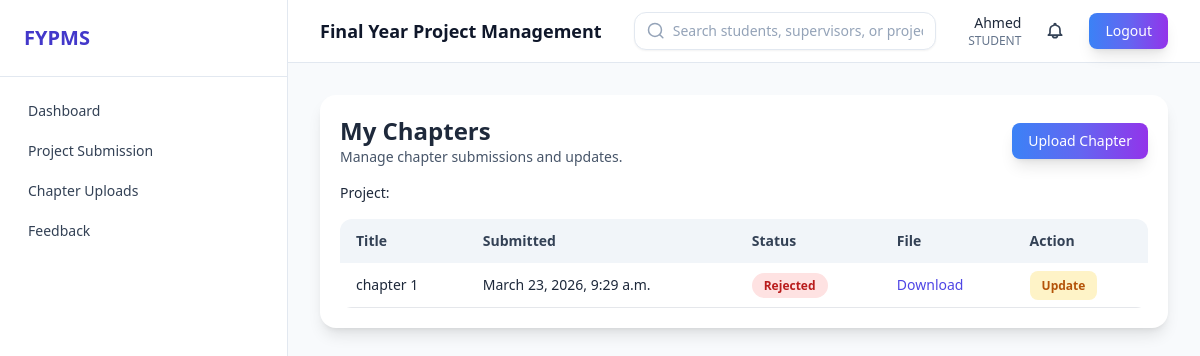
Screenshot of /projects/my-chapters/ (signed in) with the database file from the repository.
### users/models.py (models this page shows, shortened)
class User(AbstractUser):
    class Role(models.TextChoices):
        ADMIN = "ADMIN", "Admin"
        SUPERVISOR = "SUPERVISOR", "Supervisor"
        STUDENT = "STUDENT", "Student"
    role = models.CharField(
        max_length=20,
        choices=Role.choices,
        default=Role.STUDENT,
    )

### projects/models.py (models this page shows, shortened)
class Chapter(models.Model):
    class Status(models.TextChoices):
        PENDING = "PENDING", "Pending"
        REVIEWED = "REVIEWED", "Reviewed"
        APPROVED = "APPROVED", "Approved"
        REJECTED = "REJECTED", "Rejected"
    project = models.ForeignKey(Project, on_delete=models.CASCADE, related_name="chapters")
    title = models.CharField(max_length=255)
    file = models.FileField(
        upload_to="chapters/",
        validators=[FileExtensionValidator(allowed_extensions=["pdf", "doc", "docx"])],
    )
    submission_date = models.DateTimeField(auto_now_add=True)
    status = models.CharField(
        max_length=20,
        choices=Status.choices,
        default=Status.PENDING,
    )

### projects/views.py (the view)
# urls.py: path("my-chapters/", ChapterListView.as_view(), name="student-chapters"),
class ChapterListView(StudentRequiredMixin, ListView):
    template_name = "projects/chapter_list.html"
    context_object_name = "chapters"
    def get_queryset(self):
        project = Project.objects.filter(student=self.request.user).first()
        if not project:
            return Chapter.objects.none()
        return Chapter.objects.filter(project=project).select_related("feedback").order_by("-submission_date")
    def get_context_data(self, **kwargs):
        context = super().get_context_data(**kwargs)
        context["project"] = Project.objects.filter(student=self.request.user).first()
        return context

### users/context_processors.py (called while the page is built)
def unread_notification_count(request):
    user = getattr(request, "user", None)
    if not user or not user.is_authenticated:
        return {"unread_notification_count": 0}
    from projects.models import Notification
    return {
        "unread_notification_count": Notification.objects.filter(user=user, is_read=False).count()
        if user.role in {User.Role.ADMIN, User.Role.SUPERVISOR, User.Role.STUDENT}
        else 0
    }

def unread_notification_preview(request):
    user = getattr(request, "user", None)
    if not user or not user.is_authenticated:
        return {"unread_notifications_nav": []}
    unread_qs = Notification.objects.filter(user=user, is_read=False).order_by("-created_at")[:5]
    return {"unread_notifications_nav": unread_qs}

### users/mixins.py (called while the page is built)
    def test_func(self):
        return self.request.user.role in self.allowed_roles or self.request.user.is_superuser

### templates/projects/chapter_list.html (shortened to what this page needs)
{% extends "base.html" %}
{% block content %}
<div class="rounded-2xl bg-white p-5 shadow-lg">
    <div class="mb-4 flex flex-col gap-3 sm:flex-row sm:items-center sm:justify-between">
        <div>
            <h2 class="text-2xl font-bold">My Chapters</h2>
            <p class="text-sm text-slate-600">Manage chapter submissions and updates.</p>
        </div>
        <a href="{% url 'projects:chapter-create' %}" class="rounded-lg bg-gradient-to-r from-blue-500 via-indigo-500 to-purple-600 px-4 py-2 text-sm font-medium text-white shadow-lg transition-all duration-300 hover:scale-105">Upload Chapter</a>
    </div>
    {% if project %}
        <p class="mb-4 text-sm">Project: </p>
        <div class="overflow-x-auto">
            <table class="min-w-full overflow-hidden rounded-xl text-sm">
                <thead class="bg-slate-100 text-slate-700">
                    <tr>
                        <th class="px-4 py-3 text-left">Title</th><th class="px-4 py-3 text-left">Submitted</th><th class="px-4 py-3 text-left">Status</th><th class="px-4 py-3 text-left">File</th><th class="px-4 py-3 text-left">Action</th>
                    </tr>
                </thead>
                <tbody>
                    {% for chapter in chapters %}
                        <tr class="border-b odd:bg-white even:bg-slate-50 hover:bg-indigo-50">
                            <td class="px-4 py-3">{{ chapter.title }}</td>
                            <td class="px-4 py-3">{{ chapter.submission_date }}</td>
                            <td class="px-4 py-3">
                                {% if chapter.status == "PENDING" %}<span class="rounded-full bg-yellow-100 px-3 py-1 text-xs font-semibold text-yellow-700">Pending</span>
                                {% elif chapter.status == "REVIEWED" %}<span class="rounded-full bg-blue-100 px-3 py-1 text-xs font-semibold text-blue-700">Reviewed</span>
                                {% elif chapter.status == "REJECTED" %}<span class="rounded-full bg-red-100 px-3 py-1 text-xs font-semibold text-red-700">Rejected</span>
                                {% else %}<span class="rounded-full bg-green-100 px-3 py-1 text-xs font-semibold text-green-700">Approved</span>{% endif %}
                            </td>
                            <td class="px-4 py-3"><a class="text-indigo-600 hover:underline" href="{{ chapter.file.url }}">Download</a></td>
                            <td class="px-4 py-3"><a class="rounded-lg bg-amber-100 px-3 py-1.5 text-xs font-semibold text-amber-700 transition hover:bg-amber-200" href="{% url 'projects:chapter-update' chapter.pk %}">Update</a></td>
                        </tr>
                    {% empty %}
                        <tr><td colspan="5" class="px-4 py-8 text-center text-slate-500">No chapters uploaded yet.</td></tr>
                    {% endfor %}
                </tbody>
            </table>
        </div>
    {% else %}
        <div class="rounded-xl border border-dashed border-slate-300 px-4 py-10 text-center text-slate-500">No project found. Create your project first to upload chapters.</div>
    {% endif %}
</div>
{% endblock %}

### templates/partials/navbar.html (shortened to what this page needs)
<header class="sticky top-0 z-30 border-b border-slate-200 bg-white/90 backdrop-blur">
    <div class="flex items-center justify-between px-4 py-3 sm:px-6 lg:px-8">
        <div class="flex items-center gap-3">
            <h1 class="text-lg font-semibold text-slate-900">Final Year Project Management</h1>
        </div>
        <div class="flex flex-1 items-center justify-center px-4 sm:px-6 lg:px-8">
            <div
                id="navbarSearchRoot"
                data-search-url="{% url 'projects:search' %}"
                data-search-ajax-url="{% url 'projects:search-ajax' %}"
                class="w-full max-w-xl"
            >
                <form method="get" action="{% url 'projects:search' %}" class="w-full">
                    <div class="relative">
                        <div class="flex items-center gap-2 rounded-xl border border-slate-200 bg-white px-3 py-2 shadow-sm">
                            <svg class="h-5 w-5 text-slate-400" fill="none" stroke="currentColor" viewBox="0 0 24 24">
                                <path stroke-linecap="round" stroke-linejoin="round" stroke-width="2" d="M21 21l-4.35-4.35m0 0A7.5 7.5 0 104.5 4.5a7.5 7.5 0 0012.15 12.15z"></path>
                            </svg>
                            <input
                                id="navbarSearchInput"
                                type="text"
                                name="q"
                                placeholder="Search students, supervisors, or projects..."
                                autocomplete="off"
                                spellcheck="false"
                                class="w-full bg-transparent text-sm outline-none placeholder:text-slate-400"
                                value="{{ request.GET.q|default_if_none:'' }}"
                            />
                        </div>
                    </div>
                </form>
            </div>
        </div>
        <div class="flex items-center gap-4">
            <div class="hidden text-right sm:block">
                <p class="text-sm font-medium">{{ user.username }}</p>
                <p class="text-xs text-slate-500">{{ user.role }}</p>
            </div>
            <div class="relative">
                <button
                    id="notifToggle"
                    type="button"
                    aria-haspopup="menu"
                    aria-expanded="false"
                    aria-controls="notifMenu"
                    class="relative rounded-lg p-2 text-slate-700 hover:bg-slate-100 transition"
                    onclick="toggleNotificationsMenu()"
                >
                </button>
            </div>
            <form method="post" action="{% url 'users:logout' %}">
                <button type="submit" class="rounded-lg bg-gradient-to-r from-blue-500 via-indigo-500 to-purple-600 px-4 py-2 text-sm font-medium text-white shadow-lg transition-all duration-300 hover:scale-105">
                    Logout
                </button>
            </form>
        </div>
    </div>
</header>

### rows the page displays
User: username "Ahmed", role "STUDENT"
Chapter: title "chapter 1", submission_date "March 23, 2026, 9:29 a.m.", status "Rejected"
